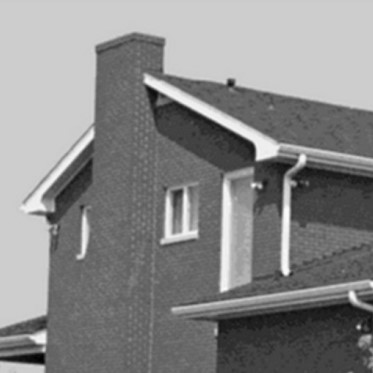
#> input picture 4/Computer Vision/lab experiments/2/code/2/HOUSE.jpg, 373 x 373 px, found by its file name
$ python 3.py
#> lines starting #> are read from the running program, lines starting #| are printed output that depends on the picture
from scipy.ndimage import convolve
import numpy as np
from PIL import Image
import matplotlib.pyplot as plt


img = np.array(Image.open("2\HOUSE.jpg"))
#> img is the input picture: shape (373, 373, 3); min 0, max 254, mean 136
img = np.mean(img, axis=2).astype(float)
#> img: shape (373, 373) float64

sobel_x = np.array([[-1, 0, 1], [-2, 0, 2], [-1, 0, 1]])
sobel_y = np.array([[1, 2, 1], [0, 0, 0], [-1, -2, -1]])

grad_x, grad_y = convolve(img, sobel_x), convolve(img, sobel_y)
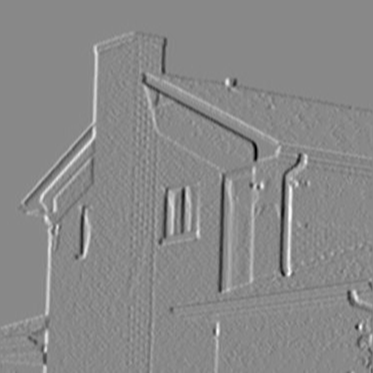
#> grad_x: shape (373, 373) float64; min -516, max 446, mean 1.5; drawn with min black and max white
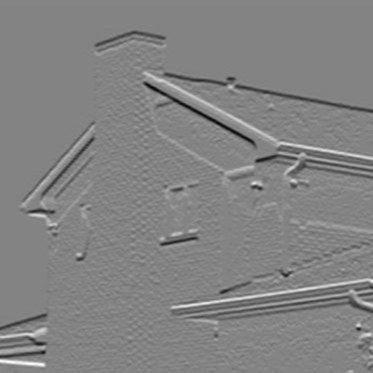
#> grad_y: shape (373, 373) float64; min -493, max 463, mean -2.2; drawn with min black and max white

grad_xx = grad_x**2
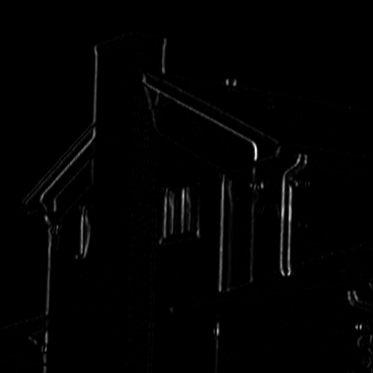
#> grad_xx: shape (373, 373) float64; min 0, max 266256, mean 2691.2; drawn with min black and max white
grad_xy = grad_x * grad_y
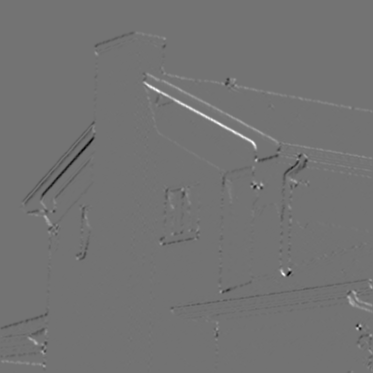
#> grad_xy: shape (373, 373) float64; min -107040, max 129720, mean 67; drawn with min black and max white
grad_yy = grad_y**2
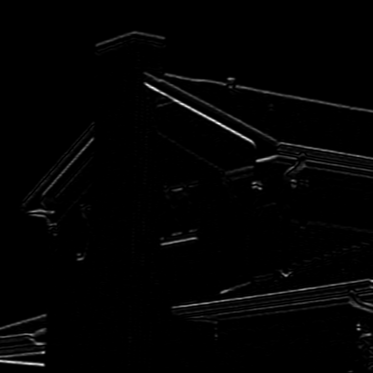
#> grad_yy: shape (373, 373) float64; min 0, max 243049, mean 3243.5; drawn with min black and max white

gradient_magnitude = np.sqrt(grad_x**2 + grad_y**2)
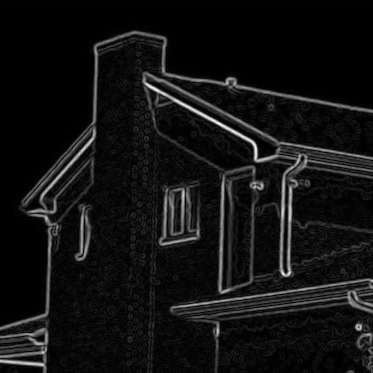
#> gradient_magnitude: shape (373, 373) float64; min 0, max 550.5, mean 39.2; drawn with min black and max white

normalized_gradient_magnitude = (gradient_magnitude / gradient_magnitude.max()) * 255
normalized_gradient_magnitude = normalized_gradient_magnitude.astype(np.uint8)

gradient_angle = np.arctan2(grad_y, grad_x) * (180 / np.pi)
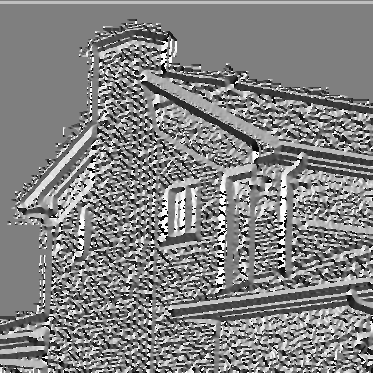
#> gradient_angle: shape (373, 373) float64; min -179.9, max 180, mean 4.2; drawn with min black and max white

plt.figure(figsize=(10, 8))
plt.subplot(121)
plt.imshow(img, cmap='gray')

plt.subplot(122)
plt.imshow(normalized_gradient_magnitude, cmap='gray')
plt.show()
